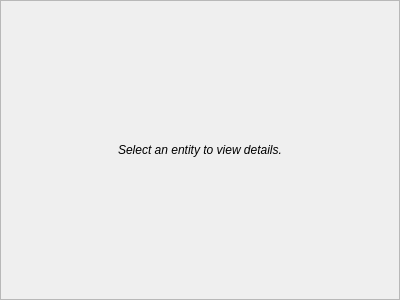
<?xml version="1.0" encoding="UTF-8"?>
<ui version="4.0">
 <class>InspectorDockWidget</class>
 <widget class="QDockWidget" name="InspectorDockWidget">
  <property name="geometry">
   <rect>
    <x>0</x>
    <y>0</y>
    <width>400</width>
    <height>300</height>
   </rect>
  </property>
  <property name="windowTitle">
   <string>Details</string>
  </property>
  <widget class="QWidget" name="DockWidgetContents">
   <layout class="QVBoxLayout" name="verticalLayout">
    <property name="leftMargin">
     <number>0</number>
    </property>
    <property name="topMargin">
     <number>0</number>
    </property>
    <property name="rightMargin">
     <number>0</number>
    </property>
    <property name="bottomMargin">
     <number>0</number>
    </property>
    <item>
     <widget class="QScrollArea" name="ScrollArea">
      <property name="widgetResizable">
       <bool>true</bool>
      </property>
      <widget class="QWidget" name="ScrollAreaContent">
       <property name="geometry">
        <rect>
         <x>0</x>
         <y>0</y>
         <width>398</width>
         <height>275</height>
        </rect>
       </property>
       <layout class="QVBoxLayout" name="verticalLayout_2">
        <property name="leftMargin">
         <number>0</number>
        </property>
        <property name="topMargin">
         <number>0</number>
        </property>
        <property name="rightMargin">
         <number>0</number>
        </property>
        <property name="bottomMargin">
         <number>0</number>
        </property>
        <item>
         <widget class="QLabel" name="PlaceholderLabel">
          <property name="font">
           <font>
            <italic>true</italic>
           </font>
          </property>
          <property name="text">
           <string>Select an entity to view details.</string>
          </property>
          <property name="alignment">
           <set>Qt::AlignmentFlag::AlignCenter</set>
          </property>
         </widget>
        </item>
       </layout>
      </widget>
     </widget>
    </item>
   </layout>
  </widget>
 </widget>
 <resources/>
 <connections/>
</ui>
